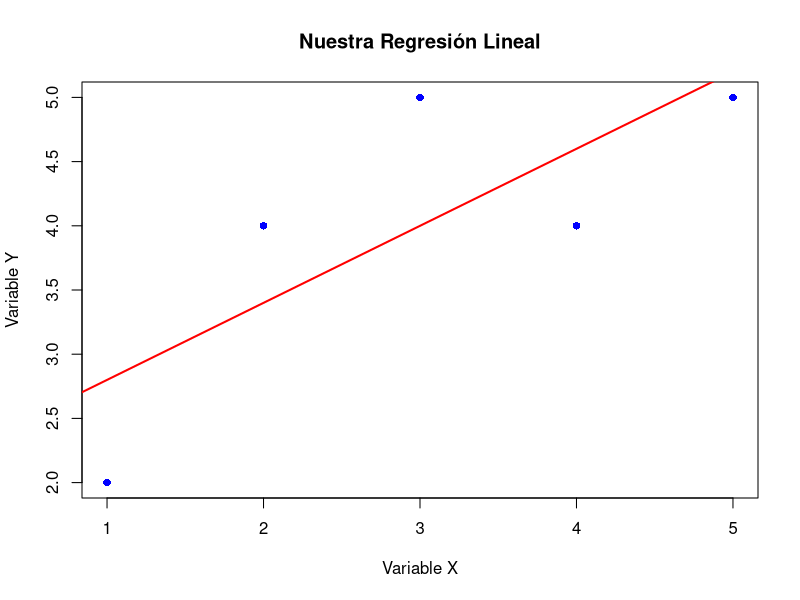
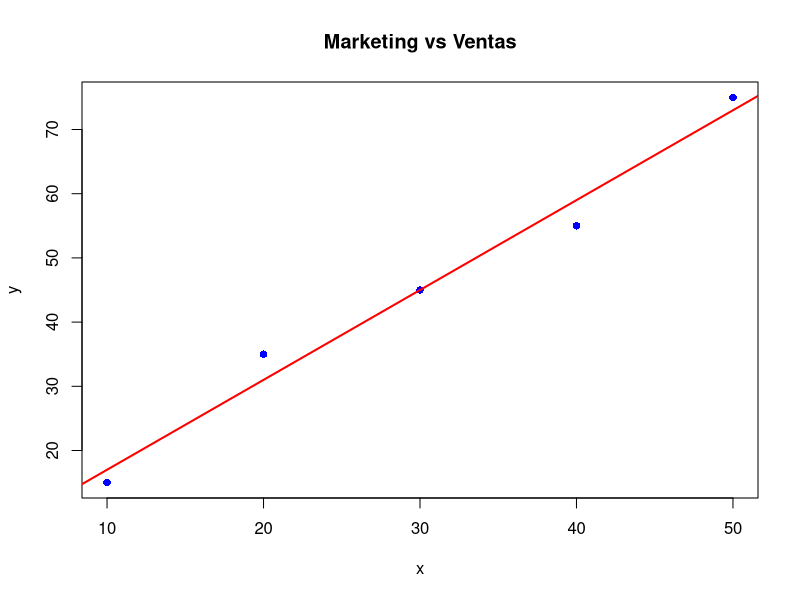
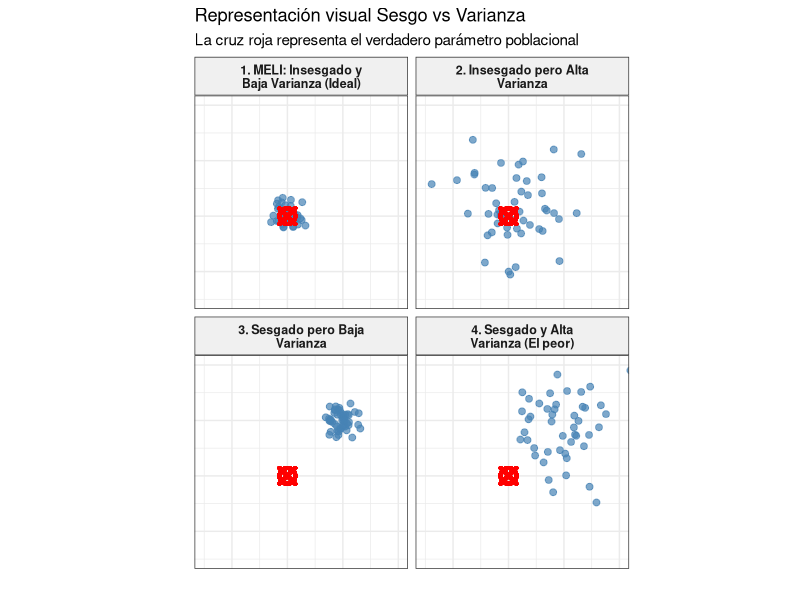
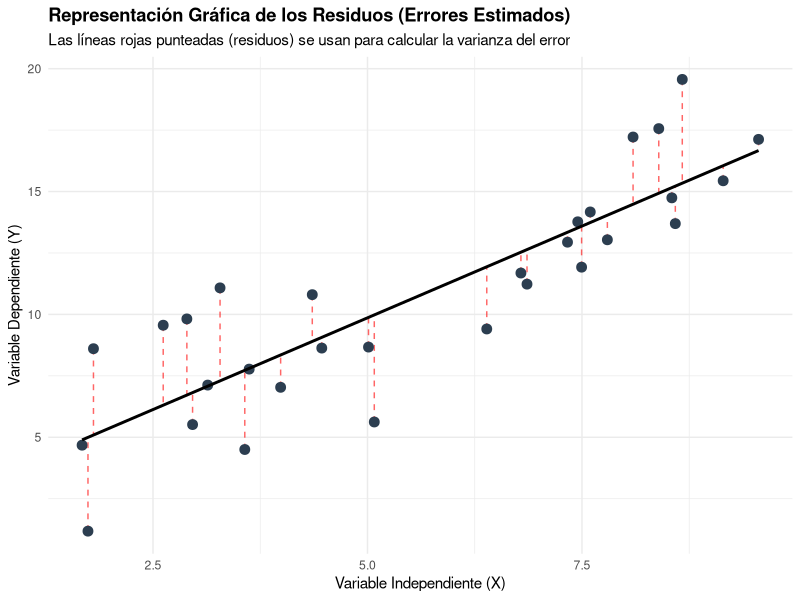
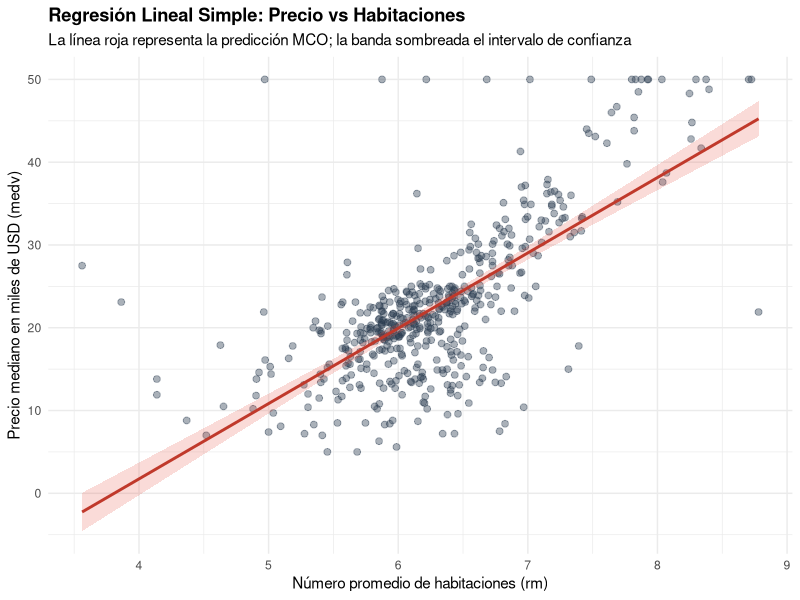

These figures' R source, in order:
## ---- chunk 1

knitr::opts_chunk$set(
  echo = TRUE,
  warning = FALSE,
  message = FALSE,
  fig.align = "center"
)
library(ggplot2)

## ---- chunk 2
# 1. Definir los datos de ejemplo
x <- c(1, 2, 3, 4, 5) # Variable independiente
y <- c(2, 4, 5, 4, 5) # Variable dependiente

# 2. Construir la matriz de diseño X y el vector Y
# Se requiere un vector de unos de la misma longitud que x para el Beta_0
n <- length(x)
columna_unos <- rep(1, n)

# Unimos la columna de unos y el vector x
X <- cbind(columna_unos, x)

# Convertimos y en una matriz de una sola columna
Y <- matrix(y, ncol = 1)

# 3. Aplicar la fórmula: beta = (X'X)^-1 X'Y

X_transpuesta <- t(X)
#t() "voltea" la matriz X: las columnas ahora son filas.
# Es como acostar tu tabla de datos para poder cruzarla consigo misma.

producto_XX <- X_transpuesta %*% X
# %*% multiplica la matriz volteada por la original.
# Esto comprime los datos de X y calcula la variación interna de tus variables.

inversa_XX <- solve(producto_XX)
#solve() calcula la "inversa". Como en las matrices no existe la división tradicional, la inversa es el truco para poder "dividir" estos bloques más adelante

producto_XY <- X_transpuesta %*% Y
#Multiplicamos la matriz volteada de X por la matriz Y.
# Esto resume cómo se mueven juntos tus predictores (X) y tu resultado (Y).

# Multiplicación final para obtener los coeficientes
# Multiplicamos la parte "dividida" por el resumen de XY.
# Esto despeja la ecuación y te entrega el resultado final: B0 y B1.
beta_estimado <- inversa_XX %*% producto_XY

# 4. Mostrar los resultados
rownames(beta_estimado) <- c("Beta_0 (Intercepto)", "Beta_1 (Pendiente)")
print(beta_estimado)

## ---- chunk 3
# 1. plot() grafica los puntos originales (x, y) en un plano cartesiano.
# pch=16 hace que los puntos sean círculos sólidos; col les da color.
plot(x, y, main = "Nuestra Regresión Lineal", xlab = "Variable X", ylab = "Variable Y", pch = 16, col = "blue")

# 2. abline() dibuja una línea recta sobre el gráfico actual.
# Le pasamos el intercepto (B0) y la pendiente (B1) que calculamos antes.
abline(a = beta_estimado[1], b = beta_estimado[2], col = "red", lwd = 2)
## ---- chunk 4
# 1. Ingresamos los datos de inversión en marketing (x) y ventas (y)
x <- c(10, 20, 30, 40, 50)
y <- c(15, 35, 45, 55, 75)

# 2. Construimos la Matriz X y el Vector Y
n <- length(x)
X <- cbind(rep(1, n), x)
Y <- matrix(y, ncol = 1)

# 3. Componentes de la fórmula matricial: Beta = (X'X)^-1 X'Y
X_transpuesta <- t(X)
producto_XX <- X_transpuesta %*% X
inversa_XX <- solve(producto_XX)
producto_XY <- X_transpuesta %*% Y

# --- ¡TU TURNO! ---
# Escribe el código para multiplicar la 'inversa_XX' por el 'producto_XY'.
# Recuerda usar el operador de multiplicación matricial de R.

beta_estimado <- matrix(0, nrow = 2)



# --- No modifiques las líneas inferiores (visualización de resultados) ---
rownames(beta_estimado) <- c("Beta_0", "Beta_1")
print(beta_estimado)
## ---- chunk 5
# Pista: En R, la multiplicación de matrices requiere el operador %*%
# Tu línea debería verse así:
beta_estimado <- inversa_XX %*% producto_XY
## ---- chunk 6
# 4. Gráfico
plot(x, y, main = "Marketing vs Ventas", pch = 16, col = "blue")
abline(a = beta_estimado[1], b = beta_estimado[2], col = "red", lwd = 2)

## ---- chunk 7
set.seed(123)
n_dardos <- 50

# Generamos datos simulados para los 4 escenarios
df_dardos <- data.frame(
  x = c(rnorm(n_dardos, 0, 0.3), rnorm(n_dardos, 0, 1.2), 
        rnorm(n_dardos, 2, 0.3), rnorm(n_dardos, 2, 1.2)),
  y = c(rnorm(n_dardos, 0, 0.3), rnorm(n_dardos, 0, 1.2), 
        rnorm(n_dardos, 2, 0.3), rnorm(n_dardos, 2, 1.2)),
  Escenario = factor(rep(c("1. MELI: Insesgado y Baja Varianza (Ideal)",
                           "2. Insesgado pero Alta Varianza",
                           "3. Sesgado pero Baja Varianza",
                           "4. Sesgado y Alta Varianza (El peor)"), 
                         each = n_dardos))
)

# Gráfico
ggplot(df_dardos, aes(x, y)) +
  geom_point(color = "steelblue", size = 2, alpha = 0.7) +
  # El "Blanco" del tablero (verdadero parámetro poblacional)
  geom_point(aes(x = 0, y = 0), color = "red", size = 4, shape = 13, stroke = 2) +
  # CORRECCIÓN 1: Forzar el salto de línea en textos largos (ancho máximo de 25 caracteres)
  facet_wrap(~Escenario, labeller = label_wrap_gen(width = 25)) +
  coord_fixed(xlim = c(-3, 4), ylim = c(-3, 4)) +
  theme_bw() +
  labs(title = "Representación visual Sesgo vs Varianza",
       subtitle = "La cruz roja representa el verdadero parámetro poblacional",
       x = "", y = "") +
  theme(axis.text = element_blank(),
        axis.ticks = element_blank(),
        strip.background = element_rect(fill = "#f0f0f0"),
        # CORRECCIÓN 2: Reducir el tamaño de la letra a 9 para asegurar que encaje
        strip.text = element_text(face = "bold", size = 9))
## ---- chunk 8
set.seed(456)
x_res <- runif(30, 1, 10)
y_res <- 2 + 1.5 * x_res + rnorm(30, 0, 2)
modelo <- lm(y_res ~ x_res)
y_hat <- predict(modelo)

df_res <- data.frame(x = x_res, y = y_res, pred = y_hat)

ggplot(df_res, aes(x = x, y = y)) +
  # Residuos
  geom_segment(aes(xend = x, yend = pred), color = "red", linetype = "dashed", alpha = 0.6) +
  # Datos reales
  geom_point(size = 3, color = "#2c3e50") +
  # Recta de regresión
  geom_smooth(method = "lm", se = FALSE, color = "black", size = 1) +
  theme_minimal() +
  labs(title = "Representación Gráfica de los Residuos (Errores Estimados)",
       subtitle = "Las líneas rojas punteadas (residuos) se usan para calcular la varianza del error",
       x = "Variable Independiente (X)",
       y = "Variable Dependiente (Y)") +
  theme(plot.title = element_text(face = "bold"))
## ---- chunk 9
# 1. Cargar librerías y datos
library(MASS)    # Contiene el dataset Boston
library(ggplot2)

data("Boston")

# 2. Estimar la Regresión Lineal Simple (MCO)
modelo_boston <- lm(medv ~ rm, data = Boston)

# 3. Mostrar el resumen estadístico
summary(modelo_boston)

## ---- chunk 10
# 4. Visualización del ajuste
ggplot(Boston, aes(x = rm, y = medv)) +
  geom_point(color = "#2c3e50", alpha = 0.4, size = 2) +
  geom_smooth(method = "lm", color = "#c0392b", se = TRUE, fill = "#e74c3c", alpha = 0.2) +
  theme_minimal() +
  labs(title = "Regresión Lineal Simple: Precio vs Habitaciones",
       subtitle = "La línea roja representa la predicción MCO; la banda sombreada el intervalo de confianza",
       x = "Número promedio de habitaciones (rm)",
       y = "Precio mediano en miles de USD (medv)") +
  theme(plot.title = element_text(face = "bold"))
